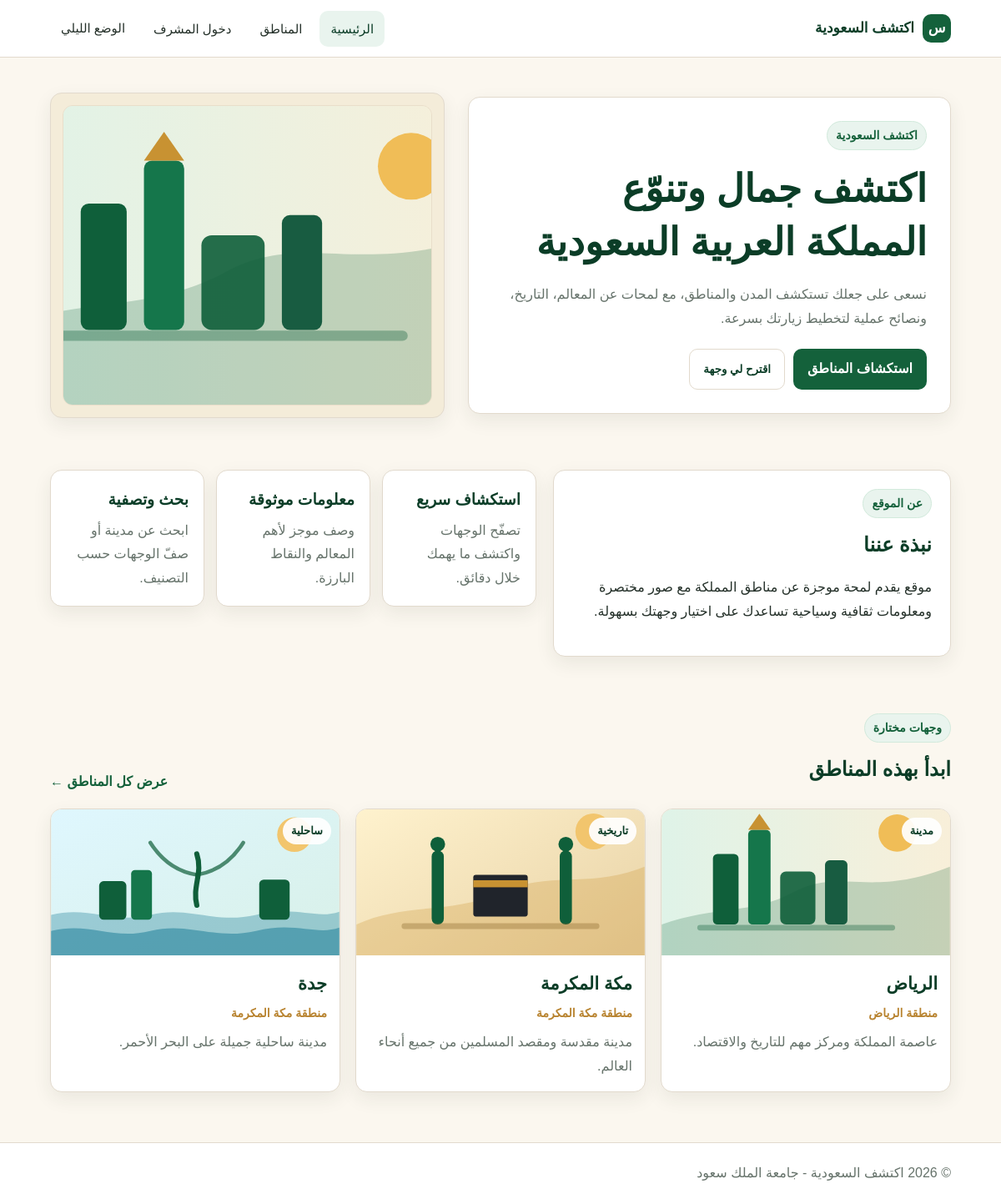
The page / on the database its author committed.
### tables this page shows
CREATE TABLE IF NOT EXISTS places (
    id INT UNSIGNED NOT NULL AUTO_INCREMENT,
    name VARCHAR(255) NOT NULL,
    region VARCHAR(255) NOT NULL,
    category VARCHAR(100) NOT NULL,
    short_text VARCHAR(500) NOT NULL,
    description TEXT NOT NULL,
    image VARCHAR(512) NOT NULL,
    landmarks JSON NOT NULL,
    PRIMARY KEY (id),
    KEY ix_places_region (region(100)),
    KEY ix_places_category (category)
);

### includes/db.php (called while the page is built, shortened)
<?php
require_once __DIR__ . '/config.php';
function db(): PDO
{
    $c = config();
    $port = (int) $c['PORT'];
    $dsn = sprintf(
        'mysql:host=%s;dbname=%s;port=%d;charset=utf8mb4',
        $c['HOST'],
        $c['DBNAME'],
        $port
    );
    $pdo = new PDO(
        $dsn,
        $c['USER'],
        $c['PASSWORD'],
        [
            PDO::ATTR_ERRMODE => PDO::ERRMODE_EXCEPTION,
            PDO::ATTR_DEFAULT_FETCH_MODE => PDO::FETCH_ASSOC,
        ]
    );
    return $pdo;
}

### includes/places.php (called while the page is built, shortened)
<?php
require_once __DIR__ . '/db.php';
function places_normalize_row(array $row): array
{
    $lm = $row['landmarks'] ?? null;
    if (is_string($lm)) {
        $decoded = json_decode($lm, true);
        $row['landmarks'] = is_array($decoded) ? $decoded : [];
    } elseif (!is_array($lm)) {
        $row['landmarks'] = [];
    }
    return $row;
}
function places_all(): array
{
    $sql = <<<SQL
        SELECT id, name, region, category, short_text, description, image, landmarks
        FROM places
        ORDER BY id ASC
    SQL;
    $stmt = db()->query($sql);
    $rows = $stmt->fetchAll();
    return array_map('places_normalize_row', $rows);
}

### includes/config.php (called while the page is built, shortened)
<?php
function h(string $s): string
{
    return htmlspecialchars($s, ENT_QUOTES, 'UTF-8');
}

### includes/card.php (the view, shortened to what this page needs)
<?php
function render_place_card(array $place): void
{
    $id = (int) $place['id'];
    $searchBlob = strtolower(
        $place['name'] . ' ' . $place['region'] . ' ' . $place['short_text']
    );
    ?>
<a
  class="place-card"
  href="details.php?id=<?= $id ?>"
  data-category="<?= h($place['category']) ?>"
  data-search="<?= h($searchBlob) ?>"
>
  <div class="card-image">
    <img src="<?= h($place['image']) ?>" alt="<?= h($place['name']) ?>" loading="lazy" />
    <span class="badge"><?= h($place['category']) ?></span>
  </div>
  <div class="card-body">
    <h3><?= h($place['name']) ?></h3>
    <div class="card-meta"><?= h($place['region']) ?></div>
    <p><?= h($place['short_text']) ?></p>
  </div>
</a>
    <?php
}

### index.php (shortened to what this page needs)
<?php
require_once __DIR__ . '/includes/places.php';
require_once __DIR__ . '/includes/card.php';
$all = places_all();
$featured = array_slice($all, 0, 3);
$count = count($all);
$activeNav = 'home';
?>
<!DOCTYPE html>
<html lang="ar" dir="rtl">
<head>
  <link rel="stylesheet" href="css/style.css" />
</head>
<body>
  <header class="site-header">
    <nav class="nav container">
      <a class="logo" href="index.php"><span class="logo-mark">س</span>اكتشف السعودية</a>
      <div class="nav-links">
        <a href="index.php" class="<?= $activeNav === 'home' ? 'active' : '' ?>">الرئيسية</a>
        <a href="regions.php" class="<?= $activeNav === 'regions' ? 'active' : '' ?>">المناطق</a>
        <a href="admin/login.php">دخول المشرف</a>
        <button id="themeToggle" class="theme-btn" type="button">الوضع الليلي</button>
      </div>
    </nav>
  </header>
  <main>
    <section class="hero-section">
      <div class="container hero-grid">
        <div class="hero-content">
          <span class="eyebrow">اكتشف السعودية</span>
          <h1>اكتشف جمال وتنوّع المملكة العربية السعودية</h1>
          <p class="lead">
            نسعى على جعلك تستكشف المدن والمناطق، مع لمحات عن المعالم، التاريخ،
            ونصائح عملية لتخطيط زيارتك بسرعة.
          </p>
          <div class="hero-actions">
            <a class="btn btn-primary" href="regions.php">استكشاف المناطق</a>
            <button id="randomPlaceBtn" class="btn btn-secondary" type="button" <?= $count === 0 ? 'disabled' : '' ?>>اقترح لي وجهة</button>
          </div>
        </div>
        <div class="hero-visual" aria-label="صورة من السعودية">
          <img class="main-visual" src="assets/riyadh.svg" alt="صورة لمدينة الرياض" />
        </div>
      </div>
    </section>
    <section class="container section split-section">
      <div>
        <span class="section-label">عن الموقع</span>
        <h2>نبذة عننا</h2>
        <p>
          موقع يقدم لمحة موجزة عن مناطق المملكة مع صور مختصرة ومعلومات ثقافية وسياحية
          تساعدك على اختيار وجهتك بسهولة.
        </p>
      </div>
      <div class="feature-list">
        <article>
          <h3>استكشاف سريع</h3>
          <p>تصفّح الوجهات واكتشف ما يهمك خلال دقائق.</p>
        </article>
        <article>
          <h3>معلومات موثوقة</h3>
          <p>وصف موجز لأهم المعالم والنقاط البارزة.</p>
        </article>
        <article>
          <h3>بحث وتصفية</h3>
          <p>ابحث عن مدينة أو صفّ الوجهات حسب التصنيف.</p>
        </article>
      </div>
    </section>
    <section class="container section">
      <div class="section-heading">
        <div>
          <span class="section-label">وجهات مختارة</span>
          <h2>ابدأ بهذه المناطق</h2>
        </div>
        <a class="simple-link" href="regions.php">عرض كل المناطق ←</a>
      </div>
      <div id="featuredGrid" class="cards-grid small-grid">
        <?php foreach ($featured as $place) : ?>
          <?php render_place_card($place); ?>
        <?php endforeach; ?>
      </div>
    </section>
  </main>
  <footer class="site-footer">
    <div class="container footer-inner">
      <p>© 2026 اكتشف السعودية - جامعة الملك سعود</p>
    </div>
  </footer>
</body>
</html>

### rows shown on the page
places: image (picture), category "مدينة", name "الرياض", region "منطقة الرياض", short_text "عاصمة المملكة ومركز مهم للتاريخ والاقتصاد."
places: image (picture), category "تاريخية", name "مكة المكرمة", region "منطقة مكة المكرمة", short_text "مدينة مقدسة ومقصد المسلمين من جميع أنحاء العالم."
places: image (picture), category "ساحلية", name "جدة", region "منطقة مكة المكرمة", short_text "مدينة ساحلية جميلة على البحر الأحمر."
